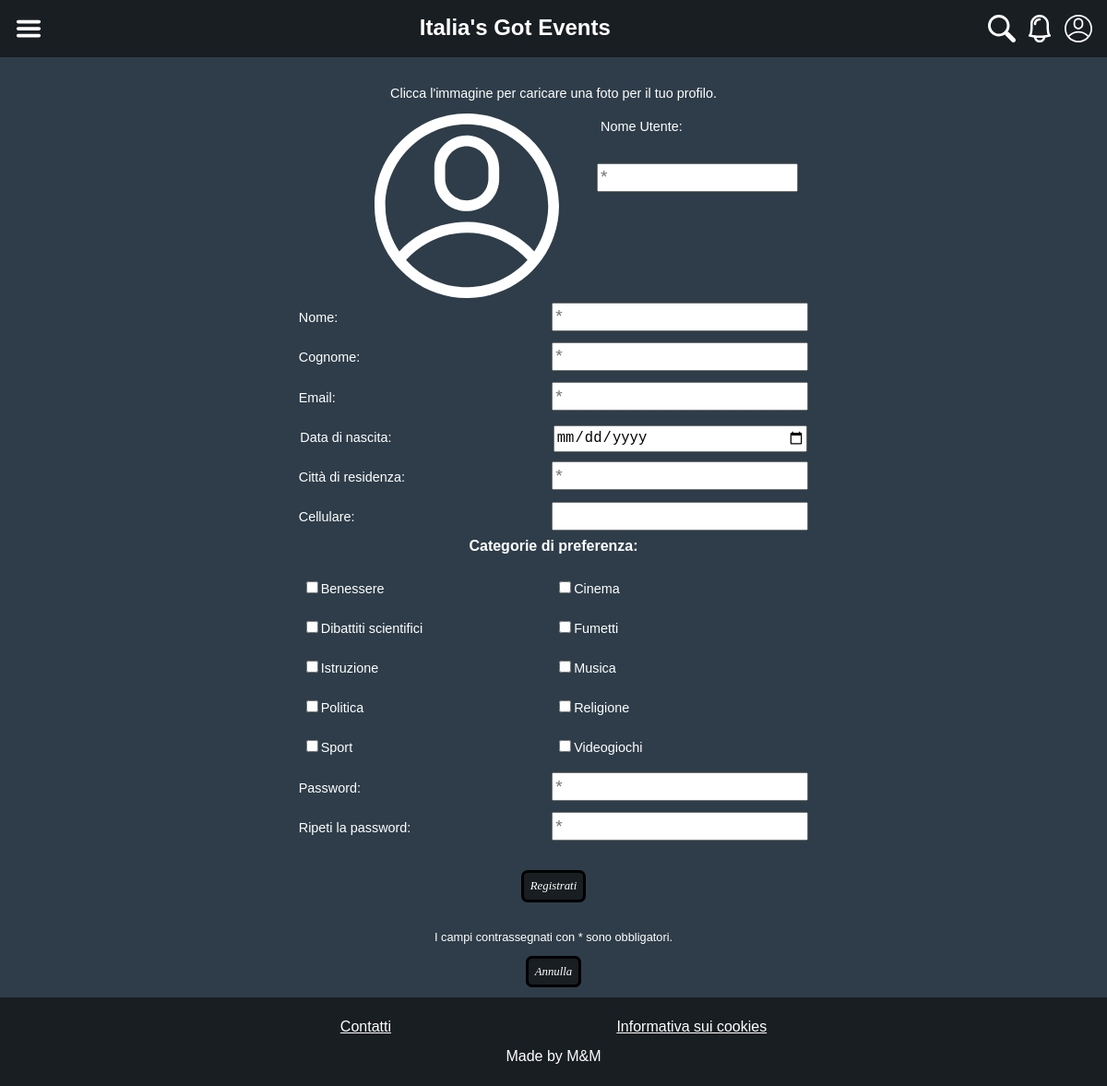
/register.php, run on the app's committed database.
### tables this page shows
CREATE TABLE `categorie` (
  `id_categoria` bigint(20) NOT NULL,
  `nome_categoria` varchar(255) NOT NULL
);

### register.php (called while the page is built, shortened)
<?php
    require_once("template/boot.php");
    require("template/base.php");
?>

### utils/database.php (called while the page is built, shortened)
<?php
    class DatabaseHelper{
        private $db;
        public function __construct($servername, $username, $password, $dbname){
            $this->db = new mysqli($servername, $username, $password, $dbname);
        }
        public function getCategories(){
            $stmt = $this->db->prepare("SELECT * FROM categorie");
            $stmt->execute();
            return $stmt->get_result()->fetch_all(MYSQLI_ASSOC);
        }
    }
?>

### template/boot.php (called while the page is built, shortened)
<?php
require_once("utils/database.php");
$dbh = new DatabaseHelper("localhost", "root", "", "italias_got_events");
?>

### template/register_form.php (the view, shortened to what this page needs)
<form action="register_user.php" method="post" enctype="multipart/form-data" >
    <label for="hidden_image_loader">Clicca l'immagine per caricare una foto per il tuo profilo.</label>
    <img src=<?php echo UPLOAD_DIR."user_not_logged.svg"; ?> alt="Scegli immagine del profilo" id="image" class="big_image image_loader"/>
    <label for="username">Nome Utente:</label>
    <input type="text" id="username" name="username" placeholder="*" required />
    <label for="name" >Nome:</label>
    <input type="text" id="name" name="name" placeholder="*" autofocus required />
    <label for="surname" >Cognome:</label>
    <input type="text" id="surname" name="surname" placeholder="*" required />
    <label for="email" >Email:</label>
    <input type="email" id="email" name="email" placeholder="*" required />
    <label for="dateofbirth" >Data di nascita:</label>
    <input type="date" id="dateofbirth" name="dateofbirth" max="<?php echo date("Y-m-d");?>" required />
    <label for="city" >Citt&agrave; di residenza:</label>
    <input type="text" id="city" name="city" placeholder="*" required />
    <label for="phone" >Cellulare:</label>
    <input type="tel" id="phone" name="phone" pattern="^[0-9]+$" maxlength="15" />
    <h3>Categorie di preferenza:</h3>
    <?php foreach($dbh->getCategories() as $categoria): ?>
    <label for="category_<?php echo $categoria["id_categoria"]; ?>"><input type="checkbox" id="category_<?php echo $categoria["id_categoria"]; ?>" name="category_<?php echo $categoria["id_categoria"]; ?>" /><?php echo $categoria["nome_categoria"]; ?></label>
    <?php endforeach; ?>
    <label for="password">Password:</label>
    <input type="password" id="password" name="password" placeholder="*" minlength="6" required />
    <label for="check_password">Ripeti la password:</label>
    <input type="password" id="check_password" name="check_password" placeholder="*" required /><br/>
    <input type="submit" value="Registrati" class="button accept"/>
    <p>I campi contrassegnati con * sono obbligatori.</p>
    <a onclick="goBack()" class="button cancel">Annulla</a>
</form>

### css/style.css (style rules this page uses)
html { height: 100%; }
body { display: flex; flex-direction: column; width: 100%; min-height: 100%; background-color: #2E3D49; margin: 0; color: white; font-family: "Average Sans", sans-serif; font-size: 100%; position: relative; }
.big_image { width: 100px; height: 100px; float: left; margin-left: 2%; margin-right: 5%; }
a { color: white; }
p { margin: 0px; }
main > form > label, main > form > input { display: inline-block; width: 45%; line-height: 3; }
main > form > label[for="username"], main > form > input#username, main > form > label[for="title"], main > form > input#title { line-height: 2; width: 35%; margin-right: 4%; margin-bottom: 25px; }
main > form > label { text-align: left; font-size: 90%; }
main > form > input { height: 25px; font-size: 120%; }
main > form > input[type="submit"] { margin-top: 4%; width: auto; box-sizing: content-box; }
main > form > p { padding-top: 5%; font-size: 80%; margin-bottom: 20px; }
main > form { text-align: center; }
label[for="hidden_image_loader"] { line-height: 3; display: block; width: auto; text-align: center; }
h3 { font-size: medium; margin-top: 0; }
.button { border: black 3px solid; background-color: #191E22; color: white; padding: 7px; cursor: pointer; font-size: 80%; font-style: italic; text-decoration: none; border-radius: 7px; height: auto; line-height: initial; font-family: "Times New Roman", Times, serif; }
@media screen and (min-width: 768px) { section > img, #cart > li img, main article img, form > img { padding-left: calc(49% - 200px); } }
@media screen and (min-width: 768px) { .big_image { width: 200px; height: 200px; } }

### data on the page
categorie: nome_categoria "Benessere"
categorie: nome_categoria "Cinema"
categorie: nome_categoria "Dibattiti scientifici"
categorie: nome_categoria "Fumetti"
categorie: nome_categoria "Istruzione"
categorie: nome_categoria "Musica"
categorie: nome_categoria "Politica"
categorie: nome_categoria "Religione"
categorie: nome_categoria "Sport"
categorie: nome_categoria "Videogiochi"
